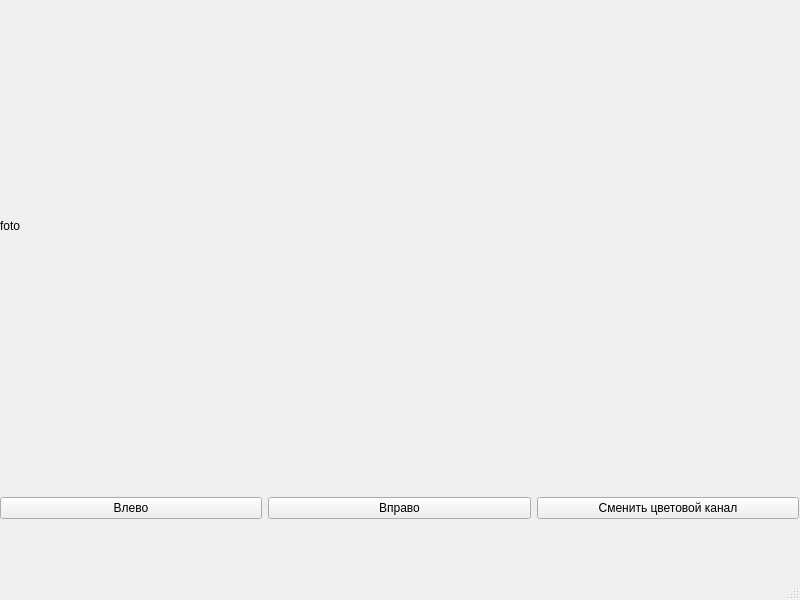
<?xml version="1.0" encoding="UTF-8"?>
<ui version="4.0">
 <class>MainWindow</class>
 <widget class="QMainWindow" name="MainWindow">
  <property name="geometry">
   <rect>
    <x>0</x>
    <y>0</y>
    <width>800</width>
    <height>600</height>
   </rect>
  </property>
  <property name="windowTitle">
   <string>MainWindow</string>
  </property>
  <widget class="QWidget" name="centralwidget">
   <widget class="QLabel" name="image">
    <property name="geometry">
     <rect>
      <x>0</x>
      <y>0</y>
      <width>791</width>
      <height>451</height>
     </rect>
    </property>
    <property name="text">
     <string>foto</string>
    </property>
   </widget>
   <widget class="QWidget" name="horizontalLayoutWidget">
    <property name="geometry">
     <rect>
      <x>0</x>
      <y>458</y>
      <width>799</width>
      <height>101</height>
     </rect>
    </property>
    <layout class="QHBoxLayout" name="horizontalLayout">
     <item>
      <widget class="QPushButton" name="button_1">
       <property name="text">
        <string>Влево</string>
       </property>
      </widget>
     </item>
     <item>
      <widget class="QPushButton" name="button_2">
       <property name="text">
        <string>Вправо</string>
       </property>
      </widget>
     </item>
     <item>
      <widget class="QPushButton" name="button_3">
       <property name="text">
        <string>Сменить цветовой канал</string>
       </property>
      </widget>
     </item>
    </layout>
   </widget>
  </widget>
  <widget class="QMenuBar" name="menubar">
   <property name="geometry">
    <rect>
     <x>0</x>
     <y>0</y>
     <width>800</width>
     <height>21</height>
    </rect>
   </property>
  </widget>
  <widget class="QStatusBar" name="statusbar"/>
 </widget>
 <resources/>
 <connections/>
</ui>
